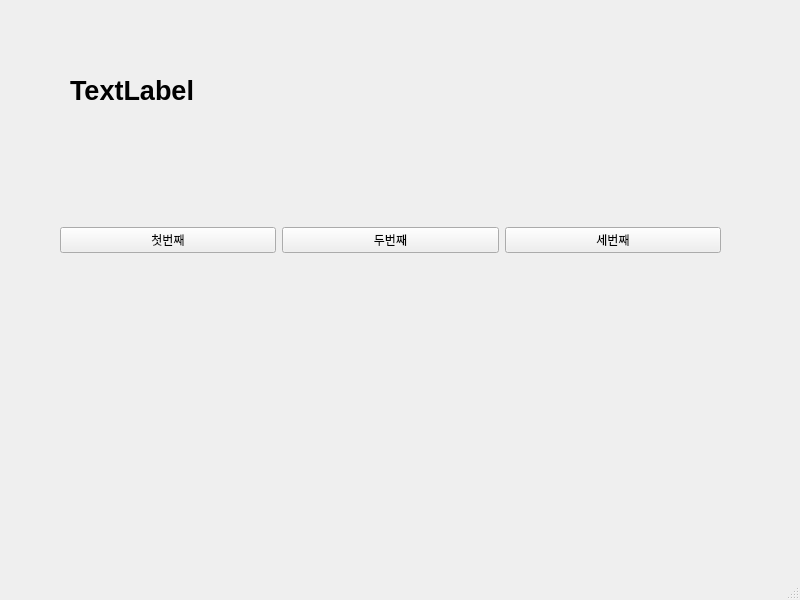
<?xml version="1.0" encoding="UTF-8"?>
<ui version="4.0">
 <class>MainWindow</class>
 <widget class="QMainWindow" name="MainWindow">
  <property name="geometry">
   <rect>
    <x>0</x>
    <y>0</y>
    <width>800</width>
    <height>600</height>
   </rect>
  </property>
  <property name="windowTitle">
   <string>MainWindow</string>
  </property>
  <widget class="QWidget" name="centralwidget">
   <widget class="QWidget" name="horizontalLayoutWidget">
    <property name="geometry">
     <rect>
      <x>60</x>
      <y>190</y>
      <width>661</width>
      <height>101</height>
     </rect>
    </property>
    <layout class="QHBoxLayout" name="horizontalLayout">
     <item>
      <widget class="QPushButton" name="pushButton_3">
       <property name="text">
        <string>첫번째</string>
       </property>
      </widget>
     </item>
     <item>
      <widget class="QPushButton" name="pushButton_2">
       <property name="text">
        <string>두번째</string>
       </property>
      </widget>
     </item>
     <item>
      <widget class="QPushButton" name="pushButton">
       <property name="text">
        <string>세번째</string>
       </property>
      </widget>
     </item>
    </layout>
   </widget>
   <widget class="QLabel" name="label">
    <property name="geometry">
     <rect>
      <x>70</x>
      <y>30</y>
      <width>651</width>
      <height>121</height>
     </rect>
    </property>
    <property name="font">
     <font>
      <pointsize>20</pointsize>
      <bold>true</bold>
     </font>
    </property>
    <property name="text">
     <string>TextLabel</string>
    </property>
   </widget>
  </widget>
  <widget class="QMenuBar" name="menubar">
   <property name="geometry">
    <rect>
     <x>0</x>
     <y>0</y>
     <width>800</width>
     <height>33</height>
    </rect>
   </property>
  </widget>
  <widget class="QStatusBar" name="statusbar"/>
 </widget>
 <resources/>
 <connections>
  <connection>
   <sender>pushButton_3</sender>
   <signal>clicked()</signal>
   <receiver>MainWindow</receiver>
   <slot>firstClick()</slot>
   <hints>
    <hint type="sourcelabel">
     <x>202</x>
     <y>299</y>
    </hint>
    <hint type="destinationlabel">
     <x>222</x>
     <y>355</y>
    </hint>
   </hints>
  </connection>
  <connection>
   <sender>pushButton_2</sender>
   <signal>clicked()</signal>
   <receiver>MainWindow</receiver>
   <slot>secondClick()</slot>
   <hints>
    <hint type="sourcelabel">
     <x>409</x>
     <y>297</y>
    </hint>
    <hint type="destinationlabel">
     <x>410</x>
     <y>360</y>
    </hint>
   </hints>
  </connection>
  <connection>
   <sender>pushButton</sender>
   <signal>clicked()</signal>
   <receiver>MainWindow</receiver>
   <slot>thirdClick()</slot>
   <hints>
    <hint type="sourcelabel">
     <x>613</x>
     <y>306</y>
    </hint>
    <hint type="destinationlabel">
     <x>629</x>
     <y>370</y>
    </hint>
   </hints>
  </connection>
 </connections>
 <slots>
  <slot>firstClick()</slot>
  <slot>secondClick()</slot>
  <slot>thirdClick()</slot>
 </slots>
</ui>
